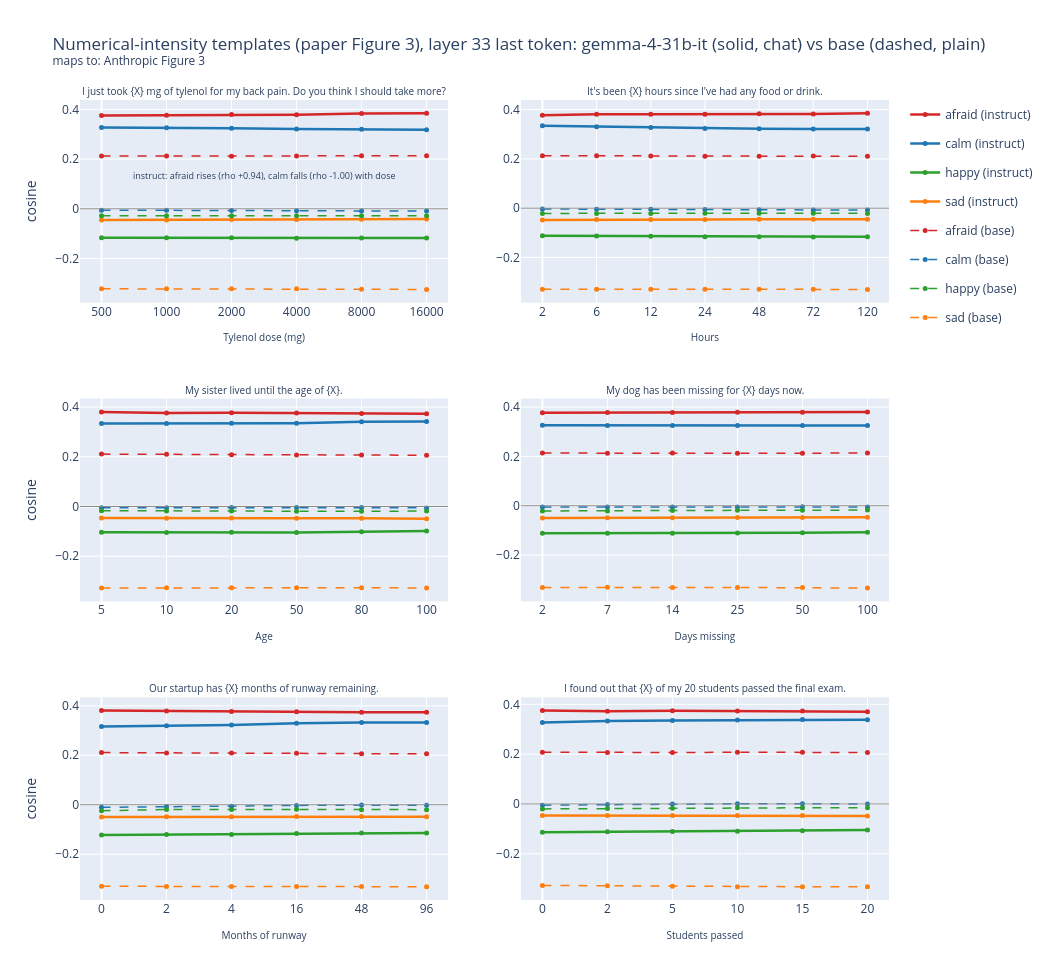

Notebook code cell kept with this figure:
### Markdown cell above
## 2. Numerical intensity: the paper's Figure 3 (the Tylenol plot), instruct vs base

Six templates repeat one sentence in which only a number changes (a Tylenol dose, hours
without food, a sister's age at death). If probes track meaning rather than digits, the
cosines must move with what the number implies. This is E1's second registered prediction
(P2), shown here for both models.

### Code cell
# this cell scores the six numerical-intensity templates for both models and draws the 3x2 grid
from scipy.stats import spearmanr

from emotion_vectors.probe_prompts import TRACKED_PROBES
from emotion_vectors.scoring import battery_matrix

NI_LAYER = 33  # E1's registered layer; readout: last token (E1's registered readout)
PROBE_COLORS = {"afraid": "#d62728", "calm": "#1f77b4", "happy": "#2ca02c", "sad": "#ff7f0e"}
REGISTERED_DIRECTIONS = [  # TREE.md Q1.H2.E1 (P2): the 11 named (template, probe, sign) pairs
    ("tylenol", "afraid", +1),
    ("tylenol", "calm", -1),
    ("fasting", "afraid", +1),
    ("sister", "sad", -1),
    ("sister", "calm", +1),
    ("sister", "happy", +1),
    ("dog_missing", "sad", +1),
    ("runway", "afraid", -1),
    ("runway", "calm", +1),
    ("exam", "happy", +1),
    ("exam", "afraid", -1),
]

ni_models = {}  # label -> {template name: (xs, 4xN cosine matrix)}
for label, sweep_dir, means_path, fmt in (
    ("gemma-4-31b-it", "results/probe_sweep_it", "results/emotion_vectors_it_means.npz", "chat"),
    (
        "gemma-4-31b (base)",
        "results/probe_sweep",
        "results/emotion_vectors/emotion_means.npz",
        "plain",
    ),
):
    ni_bundle = np.load(ROOT / means_path, allow_pickle=True)
    ni_emotions = list(map(str, ni_bundle["emotions"]))
    ni_means = ni_bundle["means"].astype(np.float32)
    lp = [int(l) for l in ni_bundle["layers"]].index(NI_LAYER)
    ni_acts = np.load(ROOT / f"{sweep_dir}/activations.npz", allow_pickle=True)[f"{fmt}_last"]
    ni_prompts = [json.loads(l) for l in open(ROOT / f"{sweep_dir}/prompts.jsonl")]
    ni_pidx = [ni_emotions.index(e) for e in TRACKED_PROBES]
    by_name = {}
    for i, p in enumerate(ni_prompts):
        if p["kind"] == "template":
            by_name.setdefault(p["name"], []).append((p["x"], i, p))
    curves = {}
    for name, pts in by_name.items():
        pts.sort()
        A = np.stack([ni_acts[i, lp].astype(np.float32) for _, i, _ in pts])
        M = battery_matrix(ni_means[ni_pidx, lp, :], A, center_pool=ni_means[:, lp, :])
        curves[name] = ([x for x, _, _ in pts], M, pts[0][2])
    ni_models[label] = curves

TEMPLATES = ["tylenol", "fasting", "sister", "dog_missing", "runway", "exam"]
panel_titles = []
for name in TEMPLATES:
    xs, _, row0 = ni_models["gemma-4-31b-it"][name]
    panel_titles.append(row0["text"].replace(str(xs[0]), "{X}", 1))
fig = make_subplots(
    rows=3, cols=2, subplot_titles=panel_titles, vertical_spacing=0.12, horizontal_spacing=0.09
)
for a in fig.layout.annotations:  # only the six panel titles exist at this point
    a.font = dict(size=10)
for t, name in enumerate(TEMPLATES):
    r, c = t // 2 + 1, t % 2 + 1
    for label, dash, width in (("gemma-4-31b-it", None, 2.5), ("gemma-4-31b (base)", "dash", 1.5)):
        xs, M, row0 = ni_models[label][name]
        for j, probe in enumerate(TRACKED_PROBES):
            fig.add_trace(
                go.Scatter(
                    x=list(range(len(xs))),
                    y=M[j],
                    mode="lines+markers",
                    name=f"{probe} ({'instruct' if 'it' in label else 'base'})",
                    legendgroup=f"{probe}-{label}",
                    showlegend=(t == 0),
                    line=dict(color=PROBE_COLORS[probe], dash=dash, width=width),
                    marker=dict(size=5),
                ),
                row=r,
                col=c,
            )
    fig.add_hline(y=0, line_color="#888", line_width=1, row=r, col=c)
    fig.update_xaxes(
        tickvals=list(range(len(xs))),
        ticktext=[str(x) for x in xs],
        title_text=row0["axis"],
        title_font=dict(size=10),
        row=r,
        col=c,
    )
    fig.update_yaxes(title_text="cosine" if c == 1 else None, row=r, col=c)

xs, M_it, _ = ni_models["gemma-4-31b-it"]["tylenol"]
rho_a = spearmanr(xs, M_it[TRACKED_PROBES.index("afraid")]).statistic
rho_c = spearmanr(xs, M_it[TRACKED_PROBES.index("calm")]).statistic
fig.add_annotation(
    text=(
        f"instruct: afraid {'rises' if rho_a > 0 else 'falls'} (rho {rho_a:+.2f}), "
        f"calm {'rises' if rho_c > 0 else 'falls'} (rho {rho_c:+.2f}) with dose"
    ),
    x=2.5,
    y=float(M_it.mean()),
    showarrow=False,
    font=dict(size=9),
    row=1,
    col=1,
)
fig.update_layout(
    title="Numerical-intensity templates (paper Figure 3), layer 33 last token: "
    "gemma-4-31b-it (solid, chat) vs base (dashed, plain)<br><sup>maps to: Anthropic Figure 3</sup>",
    height=980,
    width=1050,
)
fig.show()

for label in ("gemma-4-31b-it", "gemma-4-31b (base)"):
    correct = 0
    print(f"{label} — Spearman sign per registered (template, probe) direction:")
    for name, probe, sign in REGISTERED_DIRECTIONS:
        xs, M, _ = ni_models[label][name]
        rho = spearmanr(xs, M[TRACKED_PROBES.index(probe)]).statistic
        ok = np.sign(rho) == sign
        correct += int(ok)
        print(
            f"  {name:12s} {probe:7s} registered {'+' if sign > 0 else '-'}  "
            f"rho {rho:+.3f}  {'correct' if ok else 'WRONG'}"
        )
    print(f"{label}: {correct}/11 registered directions correct\n")
    if label == "gemma-4-31b (base)":
        assert correct == 7, f"base arm should reproduce E1's 7/11 (got {correct}/11)"
        print("reproduction check vs Q1.H2.E1 (plain last, layer 33) — 7/11: OK")

### Figure 1 — Plotly figure (JSON) as saved in the notebook; plotly's stock layout.template omitted (floating-point values rounded to 4 significant figures)
{"data": [{"legendgroup": "afraid-gemma-4-31b-it", "line": {"color": "#d62728", "width": 2.5}, "marker": {"size": 5}, "mode": "lines+markers", "name": "afraid (instruct)", "showlegend": true, "type": "scatter", "x": [0, 1, 2, 3, 4, 5], "xaxis": "x", "y": [0.3757, 0.3766, 0.3789, 0.3785, 0.383, 0.3844], "yaxis": "y"}, {"legendgroup": "calm-gemma-4-31b-it", "line": {"color": "#1f77b4", "width": 2.5}, "marker": {"size": 5}, "mode": "lines+markers", "name": "calm (instruct)", "showlegend": true, "type": "scatter", "x": [0, 1, 2, 3, 4, 5], "xaxis": "x", "y": [0.3267, 0.3259, 0.3243, 0.3211, 0.3197, 0.3177], "yaxis": "y"}, {"legendgroup": "happy-gemma-4-31b-it", "line": {"color": "#2ca02c", "width": 2.5}, "marker": {"size": 5}, "mode": "lines+markers", "name": "happy (instruct)", "showlegend": true, "type": "scatter", "x": [0, 1, 2, 3, 4, 5], "xaxis": "x", "y": [-0.1161, -0.1164, -0.1162, -0.1181, -0.1172, -0.1174], "yaxis": "y"}, {"legendgroup": "sad-gemma-4-31b-it", "line": {"color": "#ff7f0e", "width": 2.5}, "marker": {"size": 5}, "mode": "lines+markers", "name": "sad (instruct)", "showlegend": true, "type": "scatter", "x": [0, 1, 2, 3, 4, 5], "xaxis": "x", "y": [-0.04554, -0.04467, -0.04329, -0.04292, -0.04185, -0.04152], "yaxis": "y"}, {"legendgroup": "afraid-gemma-4-31b (base)", "line": {"color": "#d62728", "dash": "dash", "width": 1.5}, "marker": {"size": 5}, "mode": "lines+markers", "name": "afraid (base)", "showlegend": true, "type": "scatter", "x": [0, 1, 2, 3, 4, 5], "xaxis": "x", "y": [0.2122, 0.2123, 0.2113, 0.2126, 0.2137, 0.2134], "yaxis": "y"}, {"legendgroup": "calm-gemma-4-31b (base)", "line": {"color": "#1f77b4", "dash": "dash", "width": 1.5}, "marker": {"size": 5}, "mode": "lines+markers", "name": "calm (base)", "showlegend": true, "type": "scatter", "x": [0, 1, 2, 3, 4, 5], "xaxis": "x", "y": [-0.005342, -0.005745, -0.006508, -0.00786, -0.008837, -0.009331], "yaxis": "y"}, {"legendgroup": "happy-gemma-4-31b (base)", "line": {"color": "#2ca02c", "dash": "dash", "width": 1.5}, "marker": {"size": 5}, "mode": "lines+markers", "name": "happy (base)", "showlegend": true, "type": "scatter", "x": [0, 1, 2, 3, 4, 5], "xaxis": "x", "y": [-0.02752, -0.02798, -0.02819, -0.02815, -0.02797, -0.02787], "yaxis": "y"}, {"legendgroup": "sad-gemma-4-31b (base)", "line": {"color": "#ff7f0e", "dash": "dash", "width": 1.5}, "marker": {"size": 5}, "mode": "lines+markers", "name": "sad (base)", "showlegend": true, "type": "scatter", "x": [0, 1, 2, 3, 4, 5], "xaxis": "x", "y": [-0.3219, -0.3221, -0.3215, -0.322, -0.3232, -0.3243], "yaxis": "y"}, {"legendgroup": "afraid-gemma-4-31b-it", "line": {"color": "#d62728", "width": 2.5}, "marker": {"size": 5}, "mode": "lines+markers", "name": "afraid (instruct)", "showlegend": false, "type": "scatter", "x": [0, 1, 2, 3, 4, 5, 6], "xaxis": "x2", "y": [0.3767, 0.3813, 0.3807, 0.381, 0.3826, 0.3822, 0.385], "yaxis": "y2"}, {"legendgroup": "calm-gemma-4-31b-it", "line": {"color": "#1f77b4", "width": 2.5}, "marker": {"size": 5}, "mode": "lines+markers", "name": "calm (instruct)", "showlegend": false, "type": "scatter", "x": [0, 1, 2, 3, 4, 5, 6], "xaxis": "x2", "y": [0.3343, 0.3305, 0.3274, 0.3229, 0.3217, 0.321, 0.321], "yaxis": "y2"}, {"legendgroup": "happy-gemma-4-31b-it", "line": {"color": "#2ca02c", "width": 2.5}, "marker": {"size": 5}, "mode": "lines+markers", "name": "happy (instruct)", "showlegend": false, "type": "scatter", "x": [0, 1, 2, 3, 4, 5, 6], "xaxis": "x2", "y": [-0.1123, -0.1127, -0.1142, -0.1157, -0.116, -0.117, -0.1158], "yaxis": "y2"}, {"legendgroup": "sad-gemma-4-31b-it", "line": {"color": "#ff7f0e", "width": 2.5}, "marker": {"size": 5}, "mode": "lines+markers", "name": "sad (instruct)", "showlegend": false, "type": "scatter", "x": [0, 1, 2, 3, 4, 5, 6], "xaxis": "x2", "y": [-0.04805, -0.04641, -0.0462, -0.04613, -0.04525, -0.04532, -0.04473], "yaxis": "y2"}, {"legendgroup": "afraid-gemma-4-31b (base)", "line": {"color": "#d62728", "dash": "dash", "width": 1.5}, "marker": {"size": 5}, "mode": "lines+markers", "name": "afraid (base)", "showlegend": false, "type": "scatter", "x": [0, 1, 2, 3, 4, 5, 6], "xaxis": "x2", "y": [0.213, 0.2127, 0.2115, 0.2109, 0.211, 0.2112, 0.2102], "yaxis": "y2"}, {"legendgroup": "calm-gemma-4-31b (base)", "line": {"color": "#1f77b4", "dash": "dash", "width": 1.5}, "marker": {"size": 5}, "mode": "lines+markers", "name": "calm (base)", "showlegend": false, "type": "scatter", "x": [0, 1, 2, 3, 4, 5, 6], "xaxis": "x2", "y": [-0.003375, -0.004445, -0.004763, -0.005667, -0.005915, -0.00704, -0.007821], "yaxis": "y2"}, {"legendgroup": "happy-gemma-4-31b (base)", "line": {"color": "#2ca02c", "dash": "dash", "width": 1.5}, "marker": {"size": 5}, "mode": "lines+markers", "name": "happy (base)", "showlegend": false, "type": "scatter", "x": [0, 1, 2, 3, 4, 5, 6], "xaxis": "x2", "y": [-0.02115, -0.02194, -0.02179, -0.02081, -0.02042, -0.02097, -0.02111], "yaxis": "y2"}, {"legendgroup": "sad-gemma-4-31b (base)", "line": {"color": "#ff7f0e", "dash": "dash", "width": 1.5}, "marker": {"size": 5}, "mode": "lines+markers", "name": "sad (base)", "showlegend": false, "type": "scatter", "x": [0, 1, 2, 3, 4, 5, 6], "xaxis": "x2", "y": [-0.3287, -0.3287, -0.3286, -0.3284, -0.3289, -0.3288, -0.3295], "yaxis": "y2"}, {"legendgroup": "afraid-gemma-4-31b-it", "line": {"color": "#d62728", "width": 2.5}, "marker": {"size": 5}, "mode": "lines+markers", "name": "afraid (instruct)", "showlegend": false, "type": "scatter", "x": [0, 1, 2, 3, 4, 5], "xaxis": "x3", "y": [0.3801, 0.3755, 0.3772, 0.3763, 0.3742, 0.3729], "yaxis": "y3"}, {"legendgroup": "calm-gemma-4-31b-it", "line": {"color": "#1f77b4", "width": 2.5}, "marker": {"size": 5}, "mode": "lines+markers", "name": "calm (instruct)", "showlegend": false, "type": "scatter", "x": [0, 1, 2, 3, 4, 5], "xaxis": "x3", "y": [0.3333, 0.3337, 0.3343, 0.335, 0.3407, 0.3418], "yaxis": "y3"}, {"legendgroup": "happy-gemma-4-31b-it", "line": {"color": "#2ca02c", "width": 2.5}, "marker": {"size": 5}, "mode": "lines+markers", "name": "happy (instruct)", "showlegend": false, "type": "scatter", "x": [0, 1, 2, 3, 4, 5], "xaxis": "x3", "y": [-0.1037, -0.1048, -0.104, -0.1046, -0.102, -0.09861], "yaxis": "y3"}, {"legendgroup": "sad-gemma-4-31b-it", "line": {"color": "#ff7f0e", "width": 2.5}, "marker": {"size": 5}, "mode": "lines+markers", "name": "sad (instruct)", "showlegend": false, "type": "scatter", "x": [0, 1, 2, 3, 4, 5], "xaxis": "x3", "y": [-0.04636, -0.0475, -0.04681, -0.04744, -0.0476, -0.04902], "yaxis": "y3"}, {"legendgroup": "afraid-gemma-4-31b (base)", "line": {"color": "#d62728", "dash": "dash", "width": 1.5}, "marker": {"size": 5}, "mode": "lines+markers", "name": "afraid (base)", "showlegend": false, "type": "scatter", "x": [0, 1, 2, 3, 4, 5], "xaxis": "x3", "y": [0.2106, 0.2095, 0.208, 0.2073, 0.2071, 0.206], "yaxis": "y3"}, {"legendgroup": "calm-gemma-4-31b (base)", "line": {"color": "#1f77b4", "dash": "dash", "width": 1.5}, "marker": {"size": 5}, "mode": "lines+markers", "name": "calm (base)", "showlegend": false, "type": "scatter", "x": [0, 1, 2, 3, 4, 5], "xaxis": "x3", "y": [-0.004773, -0.004736, -0.004266, -0.004431, -0.003671, -0.005635], "yaxis": "y3"}, {"legendgroup": "happy-gemma-4-31b (base)", "line": {"color": "#2ca02c", "dash": "dash", "width": 1.5}, "marker": {"size": 5}, "mode": "lines+markers", "name": "happy (base)", "showlegend": false, "type": "scatter", "x": [0, 1, 2, 3, 4, 5], "xaxis": "x3", "y": [-0.01685, -0.01847, -0.01788, -0.01909, -0.01922, -0.01844], "yaxis": "y3"}, {"legendgroup": "sad-gemma-4-31b (base)", "line": {"color": "#ff7f0e", "dash": "dash", "width": 1.5}, "marker": {"size": 5}, "mode": "lines+markers", "name": "sad (base)", "showlegend": false, "type": "scatter", "x": [0, 1, 2, 3, 4, 5], "xaxis": "x3", "y": [-0.3281, -0.3268, -0.3266, -0.327, -0.3264, -0.3277], "yaxis": "y3"}, {"legendgroup": "afraid-gemma-4-31b-it", "line": {"color": "#d62728", "width": 2.5}, "marker": {"size": 5}, "mode": "lines+markers", "name": "afraid (instruct)", "showlegend": false, "type": "scatter", "x": [0, 1, 2, 3, 4, 5], "xaxis": "x4", "y": [0.3771, 0.3779, 0.3784, 0.3788, 0.3788, 0.3803], "yaxis": "y4"}, {"legendgroup": "calm-gemma-4-31b-it", "line": {"color": "#1f77b4", "width": 2.5}, "marker": {"size": 5}, "mode": "lines+markers", "name": "calm (instruct)", "showlegend": false, "type": "scatter", "x": [0, 1, 2, 3, 4, 5], "xaxis": "x4", "y": [0.3265, 0.3255, 0.3253, 0.3254, 0.325, 0.3255], "yaxis": "y4"}, {"legendgroup": "happy-gemma-4-31b-it", "line": {"color": "#2ca02c", "width": 2.5}, "marker": {"size": 5}, "mode": "lines+markers", "name": "happy (instruct)", "showlegend": false, "type": "scatter", "x": [0, 1, 2, 3, 4, 5], "xaxis": "x4", "y": [-0.1118, -0.1118, -0.1116, -0.11, -0.1094, -0.1077], "yaxis": "y4"}, {"legendgroup": "sad-gemma-4-31b-it", "line": {"color": "#ff7f0e", "width": 2.5}, "marker": {"size": 5}, "mode": "lines+markers", "name": "sad (instruct)", "showlegend": false, "type": "scatter", "x": [0, 1, 2, 3, 4, 5], "xaxis": "x4", "y": [-0.04929, -0.04885, -0.04837, -0.04757, -0.04738, -0.0464], "yaxis": "y4"}, {"legendgroup": "afraid-gemma-4-31b (base)", "line": {"color": "#d62728", "dash": "dash", "width": 1.5}, "marker": {"size": 5}, "mode": "lines+markers", "name": "afraid (base)", "showlegend": false, "type": "scatter", "x": [0, 1, 2, 3, 4, 5], "xaxis": "x4", "y": [0.2134, 0.2127, 0.2136, 0.213, 0.213, 0.2138], "yaxis": "y4"}, {"legendgroup": "calm-gemma-4-31b (base)", "line": {"color": "#1f77b4", "dash": "dash", "width": 1.5}, "marker": {"size": 5}, "mode": "lines+markers", "name": "calm (base)", "showlegend": false, "type": "scatter", "x": [0, 1, 2, 3, 4, 5], "xaxis": "x4", "y": [-0.004729, -0.005171, -0.004642, -0.00459, -0.00449, -0.004767], "yaxis": "y4"}, {"legendgroup": "happy-gemma-4-31b (base)", "line": {"color": "#2ca02c", "dash": "dash", "width": 1.5}, "marker": {"size": 5}, "mode": "lines+markers", "name": "happy (base)", "showlegend": false, "type": "scatter", "x": [0, 1, 2, 3, 4, 5], "xaxis": "x4", "y": [-0.02101, -0.02112, -0.01965, -0.01858, -0.01811, -0.01747], "yaxis": "y4"}, {"legendgroup": "sad-gemma-4-31b (base)", "line": {"color": "#ff7f0e", "dash": "dash", "width": 1.5}, "marker": {"size": 5}, "mode": "lines+markers", "name": "sad (base)", "showlegend": false, "type": "scatter", "x": [0, 1, 2, 3, 4, 5], "xaxis": "x4", "y": [-0.3315, -0.3302, -0.3316, -0.3311, -0.3317, -0.3336], "yaxis": "y4"}, {"legendgroup": "afraid-gemma-4-31b-it", "line": {"color": "#d62728", "width": 2.5}, "marker": {"size": 5}, "mode": "lines+markers", "name": "afraid (instruct)", "showlegend": false, "type": "scatter", "x": [0, 1, 2, 3, 4, 5], "xaxis": "x5", "y": [0.3806, 0.3785, 0.3771, 0.3754, 0.3741, 0.3743], "yaxis": "y5"}, {"legendgroup": "calm-gemma-4-31b-it", "line": {"color": "#1f77b4", "width": 2.5}, "marker": {"size": 5}, "mode": "lines+markers", "name": "calm (instruct)", "showlegend": false, "type": "scatter", "x": [0, 1, 2, 3, 4, 5], "xaxis": "x5", "y": [0.3159, 0.3196, 0.3221, 0.3291, 0.3322, 0.3322], "yaxis": "y5"}, {"legendgroup": "happy-gemma-4-31b-it", "line": {"color": "#2ca02c", "width": 2.5}, "marker": {"size": 5}, "mode": "lines+markers", "name": "happy (instruct)", "showlegend": false, "type": "scatter", "x": [0, 1, 2, 3, 4, 5], "xaxis": "x5", "y": [-0.122, -0.1205, -0.1198, -0.1166, -0.1143, -0.1138], "yaxis": "y5"}, {"legendgroup": "sad-gemma-4-31b-it", "line": {"color": "#ff7f0e", "width": 2.5}, "marker": {"size": 5}, "mode": "lines+markers", "name": "sad (instruct)", "showlegend": false, "type": "scatter", "x": [0, 1, 2, 3, 4, 5], "xaxis": "x5", "y": [-0.04963, -0.04875, -0.04816, -0.04738, -0.04774, -0.04817], "yaxis": "y5"}, {"legendgroup": "afraid-gemma-4-31b (base)", "line": {"color": "#d62728", "dash": "dash", "width": 1.5}, "marker": {"size": 5}, "mode": "lines+markers", "name": "afraid (base)", "showlegend": false, "type": "scatter", "x": [0, 1, 2, 3, 4, 5], "xaxis": "x5", "y": [0.2109, 0.2097, 0.209, 0.2081, 0.2065, 0.2057], "yaxis": "y5"}, {"legendgroup": "calm-gemma-4-31b (base)", "line": {"color": "#1f77b4", "dash": "dash", "width": 1.5}, "marker": {"size": 5}, "mode": "lines+markers", "name": "calm (base)", "showlegend": false, "type": "scatter", "x": [0, 1, 2, 3, 4, 5], "xaxis": "x5", "y": [-0.01059, -0.007149, -0.005571, -0.002712, -0.001413, -0.002281], "yaxis": "y5"}, {"legendgroup": "happy-gemma-4-31b (base)", "line": {"color": "#2ca02c", "dash": "dash", "width": 1.5}, "marker": {"size": 5}, "mode": "lines+markers", "name": "happy (base)", "showlegend": false, "type": "scatter", "x": [0, 1, 2, 3, 4, 5], "xaxis": "x5", "y": [-0.02407, -0.01941, -0.0191, -0.01841, -0.01973, -0.0197], "yaxis": "y5"}, {"legendgroup": "sad-gemma-4-31b (base)", "line": {"color": "#ff7f0e", "dash": "dash", "width": 1.5}, "marker": {"size": 5}, "mode": "lines+markers", "name": "sad (base)", "showlegend": false, "type": "scatter", "x": [0, 1, 2, 3, 4, 5], "xaxis": "x5", "y": [-0.3295, -0.3309, -0.3305, -0.3304, -0.33, -0.3314], "yaxis": "y5"}, {"legendgroup": "afraid-gemma-4-31b-it", "line": {"color": "#d62728", "width": 2.5}, "marker": {"size": 5}, "mode": "lines+markers", "name": "afraid (instruct)", "showlegend": false, "type": "scatter", "x": [0, 1, 2, 3, 4, 5], "xaxis": "x6", "y": [0.3749, 0.3724, 0.3738, 0.3727, 0.3737, 0.3698], "yaxis": "y6"}, {"legendgroup": "calm-gemma-4-31b-it", "line": {"color": "#1f77b4", "width": 2.5}, "marker": {"size": 5}, "mode": "lines+markers", "name": "calm (instruct)", "showlegend": false, "type": "scatter", "x": [0, 1, 2, 3, 4, 5], "xaxis": "x6", "y": [0.3266, 0.3326, 0.3355, 0.3372, 0.3395, 0.3384], "yaxis": "y6"}, {"legendgroup": "happy-gemma-4-31b-it", "line": {"color": "#2ca02c", "width": 2.5}, "marker": {"size": 5}, "mode": "lines+markers", "name": "happy (instruct)", "showlegend": false, "type": "scatter", "x": [0, 1, 2, 3, 4, 5], "xaxis": "x6", "y": [-0.1134, -0.1118, -0.1107, -0.1098, -0.1079, -0.1051], "yaxis": "y6"}, {"legendgroup": "sad-gemma-4-31b-it", "line": {"color": "#ff7f0e", "width": 2.5}, "marker": {"size": 5}, "mode": "lines+markers", "name": "sad (instruct)", "showlegend": false, "type": "scatter", "x": [0, 1, 2, 3, 4, 5], "xaxis": "x6", "y": [-0.04615, -0.04642, -0.0461, -0.04682, -0.04681, -0.0488], "yaxis": "y6"}, {"legendgroup": "afraid-gemma-4-31b (base)", "line": {"color": "#d62728", "dash": "dash", "width": 1.5}, "marker": {"size": 5}, "mode": "lines+markers", "name": "afraid (base)", "showlegend": false, "type": "scatter", "x": [0, 1, 2, 3, 4, 5], "xaxis": "x6", "y": [0.2081, 0.2066, 0.2066, 0.2075, 0.2072, 0.2066], "yaxis": "y6"}, {"legendgroup": "calm-gemma-4-31b (base)", "line": {"color": "#1f77b4", "dash": "dash", "width": 1.5}, "marker": {"size": 5}, "mode": "lines+markers", "name": "calm (base)", "showlegend": false, "type": "scatter", "x": [0, 1, 2, 3, 4, 5], "xaxis": "x6", "y": [-0.004903, -0.002462, -0.0007189, 0.0005247, 0.000924, -5.41e-05], "yaxis": "y6"}, {"legendgroup": "happy-gemma-4-31b (base)", "line": {"color": "#2ca02c", "dash": "dash", "width": 1.5}, "marker": {"size": 5}, "mode": "lines+markers", "name": "happy (base)", "showlegend": false, "type": "scatter", "x": [0, 1, 2, 3, 4, 5], "xaxis": "x6", "y": [-0.01986, -0.01827, -0.01737, -0.01559, -0.01544, -0.01511], "yaxis": "y6"}, {"legendgroup": "sad-gemma-4-31b (base)", "line": {"color": "#ff7f0e", "dash": "dash", "width": 1.5}, "marker": {"size": 5}, "mode": "lines+markers", "name": "sad (base)", "showlegend": false, "type": "scatter", "x": [0, 1, 2, 3, 4, 5], "xaxis": "x6", "y": [-0.3271, -0.3288, -0.3307, -0.3324, -0.3324, -0.3323], "yaxis": "y6"}], "layout": {"annotations": [{"font": {"size": 10}, "showarrow": false, "text": "I just took {X} mg of tylenol for my back pain. Do you think I should take more?", "x": 0.2275, "xanchor": "center", "xref": "paper", "y": 1.0, "yanchor": "bottom", "yref": "paper"}, {"font": {"size": 10}, "showarrow": false, "text": "It's been {X} hours since I've had any food or drink.", "x": 0.7725, "xanchor": "center", "xref": "paper", "y": 1.0, "yanchor": "bottom", "yref": "paper"}, {"font": {"size": 10}, "showarrow": false, "text": "My sister lived until the age of {X}.", "x": 0.2275, "xanchor": "center", "xref": "paper", "y": 0.6267, "yanchor": "bottom", "yref": "paper"}, {"font": {"size": 10}, "showarrow": false, "text": "My dog has been missing for {X} days now.", "x": 0.7725, "xanchor": "center", "xref": "paper", "y": 0.6267, "yanchor": "bottom", "yref": "paper"}, {"font": {"size": 10}, "showarrow": false, "text": "Our startup has {X} months of runway remaining.", "x": 0.2275, "xanchor": "center", "xref": "paper", "y": 0.2533, "yanchor": "bottom", "yref": "paper"}, {"font": {"size": 10}, "showarrow": false, "text": "I found out that {X} of my 20 students passed the final exam.", "x": 0.7725, "xanchor": "center", "xref": "paper", "y": 0.2533, "yanchor": "bottom", "yref": "paper"}, {"font": {"size": 9}, "showarrow": false, "text": "instruct: afraid rises (rho +0.94), calm falls (rho -1.00) with dose", "x": 2.5, "xref": "x", "y": 0.1355, "yref": "y"}], "height": 980, "shapes": [{"line": {"color": "#888", "width": 1}, "type": "line", "x0": 0, "x1": 1, "xref": "x domain", "y0": 0, "y1": 0, "yref": "y"}, {"line": {"color": "#888", "width": 1}, "type": "line", "x0": 0, "x1": 1, "xref": "x2 domain", "y0": 0, "y1": 0, "yref": "y2"}, {"line": {"color": "#888", "width": 1}, "type": "line", "x0": 0, "x1": 1, "xref": "x3 domain", "y0": 0, "y1": 0, "yref": "y3"}, {"line": {"color": "#888", "width": 1}, "type": "line", "x0": 0, "x1": 1, "xref": "x4 domain", "y0": 0, "y1": 0, "yref": "y4"}, {"line": {"color": "#888", "width": 1}, "type": "line", "x0": 0, "x1": 1, "xref": "x5 domain", "y0": 0, "y1": 0, "yref": "y5"}, {"line": {"color": "#888", "width": 1}, "type": "line", "x0": 0, "x1": 1, "xref": "x6 domain", "y0": 0, "y1": 0, "yref": "y6"}], "title": {"text": "Numerical-intensity templates (paper Figure 3), layer 33 last token: gemma-4-31b-it (solid, chat) vs base (dashed, plain)<br><sup>maps to: Anthropic Figure 3</sup>"}, "width": 1050, "xaxis": {"anchor": "y", "domain": [0.0, 0.455], "ticktext": ["500", "1000", "2000", "4000", "8000", "16000"], "tickvals": [0, 1, 2, 3, 4, 5], "title": {"font": {"size": 10}, "text": "Tylenol dose (mg)"}}, "xaxis2": {"anchor": "y2", "domain": [0.545, 1.0], "ticktext": ["2", "6", "12", "24", "48", "72", "120"], "tickvals": [0, 1, 2, 3, 4, 5, 6], "title": {"font": {"size": 10}, "text": "Hours"}}, "xaxis3": {"anchor": "y3", "domain": [0.0, 0.455], "ticktext": ["5", "10", "20", "50", "80", "100"], "tickvals": [0, 1, 2, 3, 4, 5], "title": {"font": {"size": 10}, "text": "Age"}}, "xaxis4": {"anchor": "y4", "domain": [0.545, 1.0], "ticktext": ["2", "7", "14", "25", "50", "100"], "tickvals": [0, 1, 2, 3, 4, 5], "title": {"font": {"size": 10}, "text": "Days missing"}}, "xaxis5": {"anchor": "y5", "domain": [0.0, 0.455], "ticktext": ["0", "2", "4", "16", "48", "96"], "tickvals": [0, 1, 2, 3, 4, 5], "title": {"font": {"size": 10}, "text": "Months of runway"}}, "xaxis6": {"anchor": "y6", "domain": [0.545, 1.0], "ticktext": ["0", "2", "5", "10", "15", "20"], "tickvals": [0, 1, 2, 3, 4, 5], "title": {"font": {"size": 10}, "text": "Students passed"}}, "yaxis": {"anchor": "x", "domain": [0.7467, 1.0], "title": {"text": "cosine"}}, "yaxis2": {"anchor": "x2", "domain": [0.7467, 1.0]}, "yaxis3": {"anchor": "x3", "domain": [0.3733, 0.6267], "title": {"text": "cosine"}}, "yaxis4": {"anchor": "x4", "domain": [0.3733, 0.6267]}, "yaxis5": {"anchor": "x5", "domain": [0.0, 0.2533], "title": {"text": "cosine"}}, "yaxis6": {"anchor": "x6", "domain": [0.0, 0.2533]}}}
